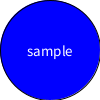
Frame 1 (no input)
Frame 60 (the mouse pressed at the canvas centre just before this capture): identical to frame 1, image omitted
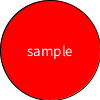
Frame 120 (the mouse held since frame 60 and released just before this capture)

The Processing sketch that drew these frames (run headless with seeded random() and noise(); from frame 60 on, the mouse is pressed at the canvas centre):

// Processing sketch: program4
// ── program4.pde
boolean clickedCount;

void setup() {
  size(100, 100);
  frameRate(60);
  textSize(15);
  textAlign(CENTER, CENTER);
  clickedCount = false;
}

void draw() {
  background(255, 255, 255);
  if (clickedCount == true) {
    fill(255, 0, 0);
  } else {
    fill(0, 0, 255);
  }
  ellipse(50, 50, 100, 100);
  fill(255);
  text("sample", 50, 50);
}

void mousePressed() {
  if (dist(mouseX, mouseY, 50, 50)<50) {
    if (clickedCount == true) {
      clickedCount = false;
    } else {
      clickedCount = true;
    }
  }
}
